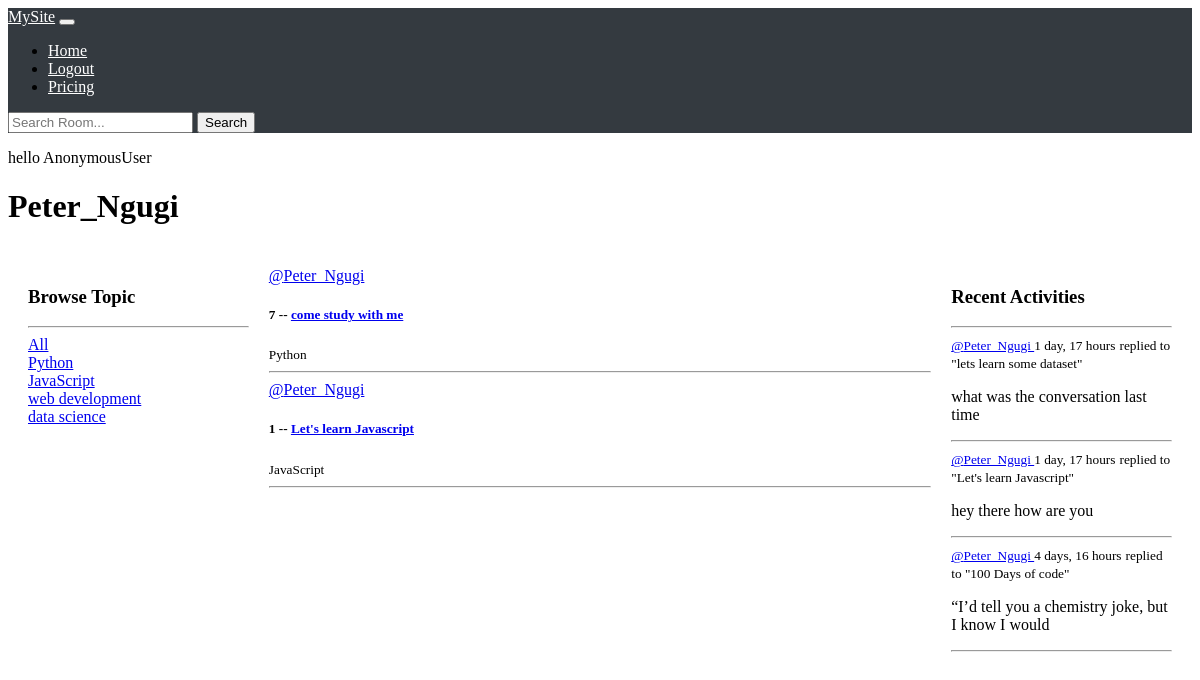
Page /profile/1/ on the committed database.
### base/models.py (models this page shows, shortened)
class Topic(models.Model):
    name = models.CharField(max_length=200)

class Room(models.Model):
    host = models.ForeignKey(User, on_delete=models.SET_NULL, null=True)
    topic = models.ForeignKey(Topic, on_delete=models.SET_NULL, null=True)
    name = models.CharField(max_length=150)
    description = models.TextField(null=True, blank=True)
    participants = models.ManyToManyField(User, related_name='participants', blank=True)
    updated = models.DateField(auto_now=True)
    created = models.DateTimeField(auto_now_add=True)
    class Meta:
        ordering = ['-updated', '-created']
    def __str__(self):
       return self.name

class Message(models.Model):
    user = models.ForeignKey(User, on_delete=models.CASCADE)
    room = models.ForeignKey(Room, on_delete=models.CASCADE)
    body = models.TextField()
    updated = models.DateField(auto_now=True)
    created = models.DateTimeField(auto_now_add=True)
    class Meta:
        ordering = ['-updated', '-created']
    def __str__(self):
        return self.body[0:50]

### base/views.py (the view)
# urls.py: path('profile/<str:pw>/', views.userProfile, name="user-profile"),
def userProfile(request, pw):
    user = User.objects.get(id=pw)
    rooms = user.room_set.all()
    room_messages = user.message_set.all()
    topics = Topic.objects.all()
    context = {'user': user, 'rooms': rooms, 'room_messages': room_messages, 'topics': topics}
    return render(request, 'base/profile.html', context)

### base/templates/base/profile.html (shortened to what this page needs)
{% extends 'main.html' %}
{% block content %}
<!DOCTYPE html>
<html lang="en">
<head>
</head>
<body>
    <h1>{{ user.username }}</h1>
    <div class="profile-container">
            <div class="profile-topics">
                {% include 'base/topics_components.html' %}
            </div>
            <div class="feed">
                {% include 'base/feed_components.html' %}
            </div>
            <div class="activity">
                {% include 'base/activity_components.html' %}
            </div>
    </div>
</body>
</html>
{% endblock content %}

### templates/main.html (shortened to what this page needs)
<!DOCTYPE html>
<html lang="en">
  <head>
    {% load static %}
    <link rel="stylesheet" type="text/css" media="screen" href="{% static 'css_styles/main.css' %}">
  </head>
  <body>
    {% include "navbar.html" %}
    {% block content %}
    {%endblock content%}
  </body>
</html>

### templates/navbar.html (shortened to what this page needs)
<!DOCTYPE html>
<html lang="en">
<head>
</head>
<body>
    <nav class="navbar navbar-expand-lg navbar-dark navbar-custom">
        <div class="container-fluid">
            <a class="navbar-brand" href="{% url 'home' %}">MySite</a>
            <button class="navbar-toggler" type="button" data-toggle="collapse" data-target="#navbarNav" aria-controls="navbarNav" aria-expanded="false" aria-label="Toggle navigation">
            </button>
            <div class="collapse navbar-collapse" id="navbarNav">
                <ul class="navbar-nav mr-auto">
                    <li class="nav-item active">
                        <a class="nav-link" href="{% url 'home'%}">Home</a>
                    </li>
                    <li class="nav-item" href="#">
                        {% if user.is_authenticated %}
                           <a class="nav-link"  href="{% url 'logout' %}">Logout</a>
                        {% else %}
                           <a class="nav-link" href="{% url 'login' %}">Login</a>
                        {% endif %}
                    </li>
                    <li class="nav-item">
                        <a class="nav-link" href="#">Pricing</a>
                    </li>
                </ul>
                <form class="form-inline my-2 my-lg-0 search-bar" method="GET" action="{% url 'home' %}">
                    <input class="form-control mr-sm-2" type="search" name="q" placeholder="Search Room..." aria-label="Search">
                    <button class="btn btn-outline-light my-2 my-sm-0" type="submit">Search</button>
                </form>
            </div>
        </div>
    </nav>
    <div class="container mt-4">
        {% block content %}
           {% if user.is_authenticated %}
                <p> hello {{request.user}}</p>
            {%endif%}
        {% endblock content %}
    </div>
</body>
</html>

### base/templates/base/topics_components.html
    <h3>Browse Topic</h3>
    <hr>
    <div>
        <a href="{% url 'home' %}">All</a>
     </div>
    {% for topic in topics%}
         <div>
            <a href="{% url 'home' %}?q={{topic.name}}">{{ topic.name }}</a>
         </div>
    {% endfor %}

### base/templates/base/feed_components.html (shortened to what this page needs)
<div>
    {% for room in rooms %}
        <div>
            <a href="{% url 'user-profile' room.host.id %}">@{{room.host.username}}</a>
            <h5>{{ room.id}} -- <a href="{%  url 'room' room.id %}">{{room.name}}</a></h5>
            <small>{{room.topic.name}}</small>
            <hr>
        </div>
    {% endfor %}
</div>

### base/templates/base/activity_components.html (shortened to what this page needs)
<h3> Recent Activities</h3>
<hr>
{% for message in room_messages %}
    <div>
        <small><a href="{% url 'user-profile' message.user.id %}">
            @{{ message.user}} </a> {{message.created|timesince}}</small>
        <small> replied to "{{ message.room }}"</small>
        <p>{{message}}</p>
        <hr>
    </div>
{% endfor %}

### static/css_styles/main.css (style rules this page uses)
body { background-color: #fff; }

### templates/navbar.html (style rules this page uses)
.navbar-custom { background-color: #343a40; }
.navbar-brand, .nav-link, .search-bar input[type="text"] { color: #ffffff; }

### base/templates/base/profile.html (style rules this page uses)
.profile-container { display: grid; grid-template-columns: 1fr 3fr 1fr; gap: 20px; padding: 20px; }
.profile-topics { grid-column: 1 / 2; }
.feed { grid-column: 2 / 3; }
.activity { grid-column: 3 / 4; }

### rows in the picture
Topic: name "Python"
Topic: name "JavaScript"
Topic: name "web development"
Topic: name "data science"
Room: host.username "Peter_Ngugi", id "7", name "come study with me", topic.name "Python"
Room: host.username "Peter_Ngugi", id "1", name "Let's learn Javascript", topic.name "JavaScript"
Message: user "Peter_Ngugi", created "1 day, 17 hours", room "lets learn some dataset", body "what was the conversation last time"
Message: user "Peter_Ngugi", created "1 day, 17 hours", room "Let's learn Javascript", body "hey there how are you"
Message: user "Peter_Ngugi", created "4 days, 16 hours", room "100 Days of code", body "“I’d tell you a chemistry joke, but I know I would"

### other values in the picture
{{ request.user }} "AnonymousUser"
{{ user.username }} "Peter_Ngugi"
